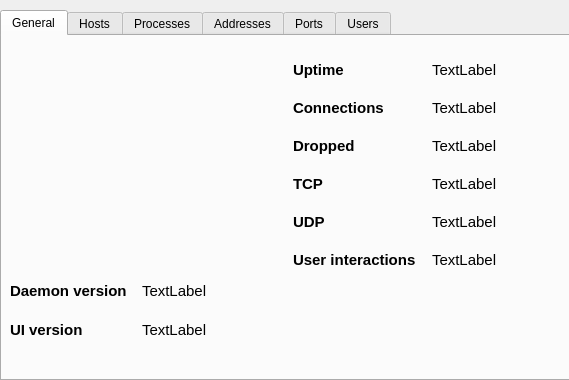
<?xml version="1.0" encoding="UTF-8"?>
<ui version="4.0">
 <class>StatsDialog</class>
 <widget class="QDialog" name="StatsDialog">
  <property name="windowModality">
   <enum>Qt::NonModal</enum>
  </property>
  <property name="geometry">
   <rect>
    <x>0</x>
    <y>0</y>
    <width>569</width>
    <height>380</height>
   </rect>
  </property>
  <property name="sizePolicy">
   <sizepolicy hsizetype="Fixed" vsizetype="Fixed">
    <horstretch>0</horstretch>
    <verstretch>0</verstretch>
   </sizepolicy>
  </property>
  <property name="minimumSize">
   <size>
    <width>490</width>
    <height>220</height>
   </size>
  </property>
  <property name="font">
   <font>
    <kerning>true</kerning>
   </font>
  </property>
  <property name="windowTitle">
   <string>OpenSnitch Network Statistics</string>
  </property>
  <property name="sizeGripEnabled">
   <bool>false</bool>
  </property>
  <property name="modal">
   <bool>false</bool>
  </property>
  <widget class="QTabWidget" name="tabWidget">
   <property name="geometry">
    <rect>
     <x>0</x>
     <y>10</y>
     <width>571</width>
     <height>371</height>
    </rect>
   </property>
   <property name="currentIndex">
    <number>0</number>
   </property>
   <widget class="QWidget" name="tab">
    <attribute name="title">
     <string>General</string>
    </attribute>
    <widget class="QLabel" name="label_3">
     <property name="geometry">
      <rect>
       <x>20</x>
       <y>-10</y>
       <width>251</width>
       <height>261</height>
      </rect>
     </property>
     <property name="text">
      <string/>
     </property>
     <property name="pixmap">
      <pixmap resource="resources.qrc">:/pics/icon.png</pixmap>
     </property>
     <property name="scaledContents">
      <bool>true</bool>
     </property>
    </widget>
    <widget class="QLabel" name="udpLabel">
     <property name="geometry">
      <rect>
       <x>430</x>
       <y>172</y>
       <width>130</width>
       <height>27</height>
      </rect>
     </property>
     <property name="sizePolicy">
      <sizepolicy hsizetype="Expanding" vsizetype="Fixed">
       <horstretch>0</horstretch>
       <verstretch>0</verstretch>
      </sizepolicy>
     </property>
     <property name="font">
      <font>
       <pointsize>11</pointsize>
      </font>
     </property>
     <property name="text">
      <string>TextLabel</string>
     </property>
     <property name="margin">
      <number>5</number>
     </property>
    </widget>
    <widget class="QLabel" name="label_11">
     <property name="geometry">
      <rect>
       <x>291</x>
       <y>210</y>
       <width>133</width>
       <height>27</height>
      </rect>
     </property>
     <property name="sizePolicy">
      <sizepolicy hsizetype="Fixed" vsizetype="Preferred">
       <horstretch>0</horstretch>
       <verstretch>0</verstretch>
      </sizepolicy>
     </property>
     <property name="font">
      <font>
       <family>Ubuntu</family>
       <pointsize>11</pointsize>
       <weight>75</weight>
       <italic>false</italic>
       <bold>true</bold>
      </font>
     </property>
     <property name="text">
      <string>User interactions</string>
     </property>
     <property name="margin">
      <number>5</number>
     </property>
    </widget>
    <widget class="QLabel" name="label_7">
     <property name="geometry">
      <rect>
       <x>291</x>
       <y>96</y>
       <width>73</width>
       <height>27</height>
      </rect>
     </property>
     <property name="sizePolicy">
      <sizepolicy hsizetype="Fixed" vsizetype="Preferred">
       <horstretch>0</horstretch>
       <verstretch>0</verstretch>
      </sizepolicy>
     </property>
     <property name="font">
      <font>
       <family>Ubuntu</family>
       <pointsize>11</pointsize>
       <weight>75</weight>
       <italic>false</italic>
       <bold>true</bold>
      </font>
     </property>
     <property name="text">
      <string>Dropped</string>
     </property>
     <property name="margin">
      <number>5</number>
     </property>
    </widget>
    <widget class="QLabel" name="missesLabel">
     <property name="geometry">
      <rect>
       <x>430</x>
       <y>210</y>
       <width>130</width>
       <height>27</height>
      </rect>
     </property>
     <property name="sizePolicy">
      <sizepolicy hsizetype="Expanding" vsizetype="Fixed">
       <horstretch>0</horstretch>
       <verstretch>0</verstretch>
      </sizepolicy>
     </property>
     <property name="font">
      <font>
       <pointsize>11</pointsize>
      </font>
     </property>
     <property name="text">
      <string>TextLabel</string>
     </property>
     <property name="margin">
      <number>5</number>
     </property>
    </widget>
    <widget class="QLabel" name="consLabel">
     <property name="geometry">
      <rect>
       <x>430</x>
       <y>58</y>
       <width>130</width>
       <height>27</height>
      </rect>
     </property>
     <property name="sizePolicy">
      <sizepolicy hsizetype="Expanding" vsizetype="Fixed">
       <horstretch>0</horstretch>
       <verstretch>0</verstretch>
      </sizepolicy>
     </property>
     <property name="font">
      <font>
       <pointsize>11</pointsize>
      </font>
     </property>
     <property name="text">
      <string>TextLabel</string>
     </property>
     <property name="margin">
      <number>5</number>
     </property>
    </widget>
    <widget class="QLabel" name="label_5">
     <property name="geometry">
      <rect>
       <x>291</x>
       <y>58</y>
       <width>99</width>
       <height>27</height>
      </rect>
     </property>
     <property name="sizePolicy">
      <sizepolicy hsizetype="Fixed" vsizetype="Preferred">
       <horstretch>0</horstretch>
       <verstretch>0</verstretch>
      </sizepolicy>
     </property>
     <property name="font">
      <font>
       <family>Ubuntu</family>
       <pointsize>11</pointsize>
       <weight>75</weight>
       <italic>false</italic>
       <bold>true</bold>
      </font>
     </property>
     <property name="text">
      <string>Connections</string>
     </property>
     <property name="margin">
      <number>5</number>
     </property>
    </widget>
    <widget class="QLabel" name="droppedLabel">
     <property name="geometry">
      <rect>
       <x>430</x>
       <y>96</y>
       <width>130</width>
       <height>27</height>
      </rect>
     </property>
     <property name="sizePolicy">
      <sizepolicy hsizetype="Expanding" vsizetype="Fixed">
       <horstretch>0</horstretch>
       <verstretch>0</verstretch>
      </sizepolicy>
     </property>
     <property name="font">
      <font>
       <pointsize>11</pointsize>
      </font>
     </property>
     <property name="text">
      <string>TextLabel</string>
     </property>
     <property name="margin">
      <number>5</number>
     </property>
    </widget>
    <widget class="QLabel" name="tcpLabel">
     <property name="geometry">
      <rect>
       <x>430</x>
       <y>134</y>
       <width>130</width>
       <height>27</height>
      </rect>
     </property>
     <property name="sizePolicy">
      <sizepolicy hsizetype="Expanding" vsizetype="Fixed">
       <horstretch>0</horstretch>
       <verstretch>0</verstretch>
      </sizepolicy>
     </property>
     <property name="font">
      <font>
       <pointsize>11</pointsize>
      </font>
     </property>
     <property name="text">
      <string>TextLabel</string>
     </property>
     <property name="margin">
      <number>5</number>
     </property>
    </widget>
    <widget class="QLabel" name="label">
     <property name="geometry">
      <rect>
       <x>291</x>
       <y>20</y>
       <width>63</width>
       <height>27</height>
      </rect>
     </property>
     <property name="sizePolicy">
      <sizepolicy hsizetype="Fixed" vsizetype="Preferred">
       <horstretch>0</horstretch>
       <verstretch>0</verstretch>
      </sizepolicy>
     </property>
     <property name="font">
      <font>
       <family>Ubuntu</family>
       <pointsize>11</pointsize>
       <weight>75</weight>
       <italic>false</italic>
       <bold>true</bold>
      </font>
     </property>
     <property name="text">
      <string>Uptime</string>
     </property>
     <property name="margin">
      <number>5</number>
     </property>
    </widget>
    <widget class="QLabel" name="uptimeLabel">
     <property name="geometry">
      <rect>
       <x>430</x>
       <y>20</y>
       <width>130</width>
       <height>27</height>
      </rect>
     </property>
     <property name="sizePolicy">
      <sizepolicy hsizetype="Expanding" vsizetype="Fixed">
       <horstretch>0</horstretch>
       <verstretch>0</verstretch>
      </sizepolicy>
     </property>
     <property name="font">
      <font>
       <pointsize>11</pointsize>
      </font>
     </property>
     <property name="text">
      <string>TextLabel</string>
     </property>
     <property name="margin">
      <number>5</number>
     </property>
    </widget>
    <widget class="QLabel" name="label_8">
     <property name="geometry">
      <rect>
       <x>291</x>
       <y>134</y>
       <width>39</width>
       <height>27</height>
      </rect>
     </property>
     <property name="sizePolicy">
      <sizepolicy hsizetype="Fixed" vsizetype="Minimum">
       <horstretch>0</horstretch>
       <verstretch>0</verstretch>
      </sizepolicy>
     </property>
     <property name="font">
      <font>
       <family>Ubuntu</family>
       <pointsize>11</pointsize>
       <weight>75</weight>
       <italic>false</italic>
       <bold>true</bold>
      </font>
     </property>
     <property name="text">
      <string>TCP</string>
     </property>
     <property name="margin">
      <number>5</number>
     </property>
    </widget>
    <widget class="QLabel" name="label_9">
     <property name="geometry">
      <rect>
       <x>291</x>
       <y>172</y>
       <width>42</width>
       <height>27</height>
      </rect>
     </property>
     <property name="sizePolicy">
      <sizepolicy hsizetype="Fixed" vsizetype="Minimum">
       <horstretch>0</horstretch>
       <verstretch>0</verstretch>
      </sizepolicy>
     </property>
     <property name="font">
      <font>
       <family>Ubuntu</family>
       <pointsize>11</pointsize>
       <weight>75</weight>
       <italic>false</italic>
       <bold>true</bold>
      </font>
     </property>
     <property name="text">
      <string>UDP</string>
     </property>
     <property name="margin">
      <number>5</number>
     </property>
    </widget>
    <widget class="QLabel" name="label_6">
     <property name="geometry">
      <rect>
       <x>8</x>
       <y>241</y>
       <width>126</width>
       <height>27</height>
      </rect>
     </property>
     <property name="sizePolicy">
      <sizepolicy hsizetype="Fixed" vsizetype="Preferred">
       <horstretch>0</horstretch>
       <verstretch>0</verstretch>
      </sizepolicy>
     </property>
     <property name="font">
      <font>
       <family>Ubuntu</family>
       <pointsize>11</pointsize>
       <weight>75</weight>
       <italic>false</italic>
       <bold>true</bold>
      </font>
     </property>
     <property name="text">
      <string>Daemon version</string>
     </property>
     <property name="margin">
      <number>5</number>
     </property>
    </widget>
    <widget class="QLabel" name="daemonVerLabel">
     <property name="geometry">
      <rect>
       <x>140</x>
       <y>241</y>
       <width>137</width>
       <height>27</height>
      </rect>
     </property>
     <property name="sizePolicy">
      <sizepolicy hsizetype="Expanding" vsizetype="Fixed">
       <horstretch>0</horstretch>
       <verstretch>0</verstretch>
      </sizepolicy>
     </property>
     <property name="font">
      <font>
       <pointsize>11</pointsize>
      </font>
     </property>
     <property name="text">
      <string>TextLabel</string>
     </property>
     <property name="margin">
      <number>5</number>
     </property>
    </widget>
    <widget class="QLabel" name="label_4">
     <property name="geometry">
      <rect>
       <x>8</x>
       <y>280</y>
       <width>82</width>
       <height>27</height>
      </rect>
     </property>
     <property name="sizePolicy">
      <sizepolicy hsizetype="Fixed" vsizetype="Preferred">
       <horstretch>0</horstretch>
       <verstretch>0</verstretch>
      </sizepolicy>
     </property>
     <property name="font">
      <font>
       <family>Ubuntu</family>
       <pointsize>11</pointsize>
       <weight>75</weight>
       <italic>false</italic>
       <bold>true</bold>
      </font>
     </property>
     <property name="text">
      <string>UI version</string>
     </property>
     <property name="margin">
      <number>5</number>
     </property>
    </widget>
    <widget class="QLabel" name="uiVerLabel">
     <property name="geometry">
      <rect>
       <x>140</x>
       <y>280</y>
       <width>137</width>
       <height>27</height>
      </rect>
     </property>
     <property name="sizePolicy">
      <sizepolicy hsizetype="Expanding" vsizetype="Fixed">
       <horstretch>0</horstretch>
       <verstretch>0</verstretch>
      </sizepolicy>
     </property>
     <property name="font">
      <font>
       <pointsize>11</pointsize>
      </font>
     </property>
     <property name="text">
      <string>TextLabel</string>
     </property>
     <property name="margin">
      <number>5</number>
     </property>
    </widget>
   </widget>
   <widget class="QWidget" name="tab_4">
    <attribute name="title">
     <string>Hosts</string>
    </attribute>
    <widget class="QTableWidget" name="hostsTable">
     <property name="geometry">
      <rect>
       <x>0</x>
       <y>0</y>
       <width>571</width>
       <height>341</height>
      </rect>
     </property>
     <property name="sortingEnabled">
      <bool>false</bool>
     </property>
     <property name="cornerButtonEnabled">
      <bool>false</bool>
     </property>
     <property name="rowCount">
      <number>0</number>
     </property>
     <property name="columnCount">
      <number>2</number>
     </property>
     <attribute name="horizontalHeaderVisible">
      <bool>false</bool>
     </attribute>
     <attribute name="verticalHeaderVisible">
      <bool>false</bool>
     </attribute>
     <column/>
     <column/>
    </widget>
   </widget>
   <widget class="QWidget" name="tab_7">
    <attribute name="title">
     <string>Processes</string>
    </attribute>
    <widget class="QTableWidget" name="procsTable">
     <property name="geometry">
      <rect>
       <x>0</x>
       <y>0</y>
       <width>571</width>
       <height>341</height>
      </rect>
     </property>
     <property name="sortingEnabled">
      <bool>false</bool>
     </property>
     <property name="cornerButtonEnabled">
      <bool>false</bool>
     </property>
     <property name="rowCount">
      <number>0</number>
     </property>
     <property name="columnCount">
      <number>2</number>
     </property>
     <attribute name="horizontalHeaderVisible">
      <bool>false</bool>
     </attribute>
     <attribute name="verticalHeaderVisible">
      <bool>false</bool>
     </attribute>
     <column/>
     <column/>
    </widget>
   </widget>
   <widget class="QWidget" name="tab_2">
    <attribute name="title">
     <string>Addresses</string>
    </attribute>
    <widget class="QTableWidget" name="addrTable">
     <property name="geometry">
      <rect>
       <x>0</x>
       <y>0</y>
       <width>571</width>
       <height>341</height>
      </rect>
     </property>
     <property name="sortingEnabled">
      <bool>false</bool>
     </property>
     <property name="cornerButtonEnabled">
      <bool>false</bool>
     </property>
     <property name="rowCount">
      <number>0</number>
     </property>
     <property name="columnCount">
      <number>2</number>
     </property>
     <attribute name="horizontalHeaderVisible">
      <bool>false</bool>
     </attribute>
     <attribute name="verticalHeaderVisible">
      <bool>false</bool>
     </attribute>
     <column/>
     <column/>
    </widget>
   </widget>
   <widget class="QWidget" name="tab_5">
    <attribute name="title">
     <string>Ports</string>
    </attribute>
    <widget class="QTableWidget" name="portsTable">
     <property name="geometry">
      <rect>
       <x>0</x>
       <y>0</y>
       <width>571</width>
       <height>341</height>
      </rect>
     </property>
     <property name="sortingEnabled">
      <bool>false</bool>
     </property>
     <property name="cornerButtonEnabled">
      <bool>false</bool>
     </property>
     <property name="rowCount">
      <number>0</number>
     </property>
     <property name="columnCount">
      <number>2</number>
     </property>
     <attribute name="horizontalHeaderVisible">
      <bool>false</bool>
     </attribute>
     <attribute name="verticalHeaderVisible">
      <bool>false</bool>
     </attribute>
     <column/>
     <column/>
    </widget>
   </widget>
   <widget class="QWidget" name="tab_6">
    <attribute name="title">
     <string>Users</string>
    </attribute>
    <widget class="QTableWidget" name="usersTable">
     <property name="geometry">
      <rect>
       <x>0</x>
       <y>0</y>
       <width>571</width>
       <height>341</height>
      </rect>
     </property>
     <property name="sortingEnabled">
      <bool>false</bool>
     </property>
     <property name="cornerButtonEnabled">
      <bool>false</bool>
     </property>
     <property name="rowCount">
      <number>0</number>
     </property>
     <property name="columnCount">
      <number>2</number>
     </property>
     <attribute name="horizontalHeaderVisible">
      <bool>false</bool>
     </attribute>
     <attribute name="verticalHeaderVisible">
      <bool>false</bool>
     </attribute>
     <column/>
     <column/>
    </widget>
   </widget>
  </widget>
 </widget>
 <resources>
  <include location="resources.qrc"/>
 </resources>
 <connections/>
</ui>
